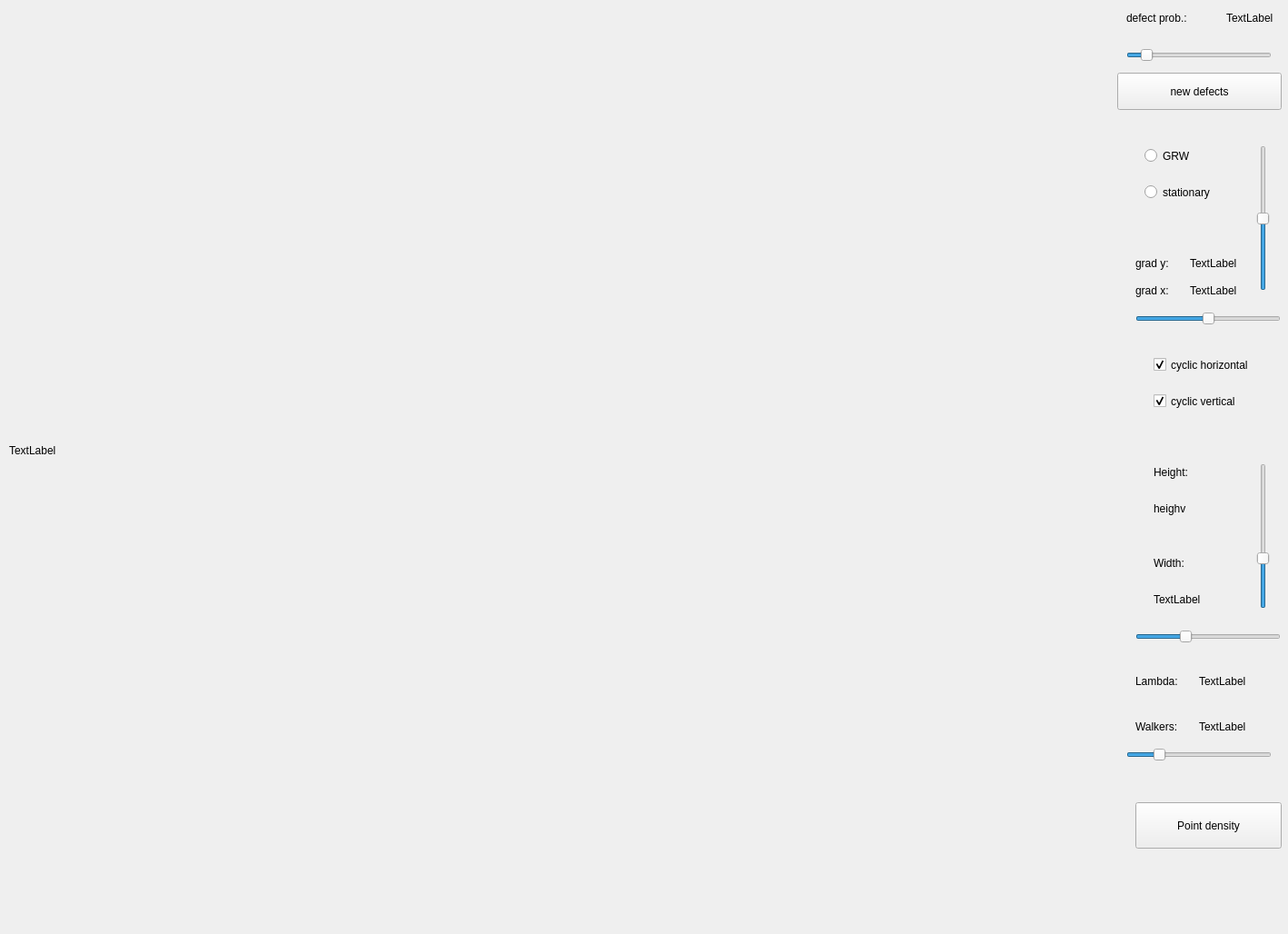
<?xml version="1.0" encoding="UTF-8"?>
<ui version="4.0">
 <class>MainWindow</class>
 <widget class="QMainWindow" name="MainWindow">
  <property name="geometry">
   <rect>
    <x>0</x>
    <y>0</y>
    <width>1418</width>
    <height>1028</height>
   </rect>
  </property>
  <property name="windowTitle">
   <string>MainWindow</string>
  </property>
  <widget class="QWidget" name="centralWidget">
   <widget class="QPushButton" name="pushButton">
    <property name="geometry">
     <rect>
      <x>1230</x>
      <y>80</y>
      <width>181</width>
      <height>41</height>
     </rect>
    </property>
    <property name="text">
     <string>new defects</string>
    </property>
   </widget>
   <widget class="QLabel" name="label">
    <property name="geometry">
     <rect>
      <x>10</x>
      <y>20</y>
      <width>1131</width>
      <height>951</height>
     </rect>
    </property>
    <property name="text">
     <string>TextLabel</string>
    </property>
   </widget>
   <widget class="QRadioButton" name="swMode">
    <property name="geometry">
     <rect>
      <x>1260</x>
      <y>160</y>
      <width>119</width>
      <height>23</height>
     </rect>
    </property>
    <property name="text">
     <string>GRW</string>
    </property>
    <property name="autoExclusive">
     <bool>false</bool>
    </property>
   </widget>
   <widget class="QRadioButton" name="stationary">
    <property name="geometry">
     <rect>
      <x>1260</x>
      <y>200</y>
      <width>119</width>
      <height>23</height>
     </rect>
    </property>
    <property name="text">
     <string>stationary</string>
    </property>
    <property name="autoExclusive">
     <bool>false</bool>
    </property>
   </widget>
   <widget class="QSlider" name="gradh">
    <property name="geometry">
     <rect>
      <x>1250</x>
      <y>340</y>
      <width>160</width>
      <height>22</height>
     </rect>
    </property>
    <property name="minimum">
     <number>-20</number>
    </property>
    <property name="maximum">
     <number>20</number>
    </property>
    <property name="singleStep">
     <number>1</number>
    </property>
    <property name="pageStep">
     <number>1</number>
    </property>
    <property name="value">
     <number>0</number>
    </property>
    <property name="sliderPosition">
     <number>0</number>
    </property>
    <property name="orientation">
     <enum>Qt::Horizontal</enum>
    </property>
   </widget>
   <widget class="QSlider" name="gradv">
    <property name="geometry">
     <rect>
      <x>1380</x>
      <y>160</y>
      <width>22</width>
      <height>160</height>
     </rect>
    </property>
    <property name="minimum">
     <number>-20</number>
    </property>
    <property name="maximum">
     <number>20</number>
    </property>
    <property name="pageStep">
     <number>1</number>
    </property>
    <property name="orientation">
     <enum>Qt::Vertical</enum>
    </property>
   </widget>
   <widget class="QSlider" name="defp">
    <property name="geometry">
     <rect>
      <x>1240</x>
      <y>50</y>
      <width>160</width>
      <height>22</height>
     </rect>
    </property>
    <property name="maximum">
     <number>100</number>
    </property>
    <property name="pageStep">
     <number>19</number>
    </property>
    <property name="value">
     <number>10</number>
    </property>
    <property name="orientation">
     <enum>Qt::Horizontal</enum>
    </property>
   </widget>
   <widget class="QSlider" name="walkers">
    <property name="geometry">
     <rect>
      <x>1240</x>
      <y>820</y>
      <width>160</width>
      <height>22</height>
     </rect>
    </property>
    <property name="maximum">
     <number>500</number>
    </property>
    <property name="pageStep">
     <number>100</number>
    </property>
    <property name="value">
     <number>100</number>
    </property>
    <property name="orientation">
     <enum>Qt::Horizontal</enum>
    </property>
   </widget>
   <widget class="QLabel" name="label_3">
    <property name="geometry">
     <rect>
      <x>1250</x>
      <y>790</y>
      <width>65</width>
      <height>19</height>
     </rect>
    </property>
    <property name="text">
     <string>Walkers:</string>
    </property>
   </widget>
   <widget class="QLabel" name="label_4">
    <property name="geometry">
     <rect>
      <x>1250</x>
      <y>740</y>
      <width>65</width>
      <height>19</height>
     </rect>
    </property>
    <property name="text">
     <string>Lambda:</string>
    </property>
   </widget>
   <widget class="QLabel" name="lambda">
    <property name="geometry">
     <rect>
      <x>1320</x>
      <y>740</y>
      <width>65</width>
      <height>19</height>
     </rect>
    </property>
    <property name="text">
     <string>TextLabel</string>
    </property>
   </widget>
   <widget class="QLabel" name="nb_walk">
    <property name="geometry">
     <rect>
      <x>1320</x>
      <y>790</y>
      <width>65</width>
      <height>19</height>
     </rect>
    </property>
    <property name="text">
     <string>TextLabel</string>
    </property>
   </widget>
   <widget class="QCheckBox" name="cych">
    <property name="geometry">
     <rect>
      <x>1270</x>
      <y>390</y>
      <width>141</width>
      <height>23</height>
     </rect>
    </property>
    <property name="text">
     <string>cyclic horizontal</string>
    </property>
    <property name="checked">
     <bool>true</bool>
    </property>
   </widget>
   <widget class="QCheckBox" name="cycv">
    <property name="geometry">
     <rect>
      <x>1270</x>
      <y>430</y>
      <width>141</width>
      <height>23</height>
     </rect>
    </property>
    <property name="text">
     <string>cyclic vertical</string>
    </property>
    <property name="checked">
     <bool>true</bool>
    </property>
   </widget>
   <widget class="QLabel" name="label_2">
    <property name="geometry">
     <rect>
      <x>1250</x>
      <y>310</y>
      <width>65</width>
      <height>19</height>
     </rect>
    </property>
    <property name="text">
     <string>grad x:</string>
    </property>
   </widget>
   <widget class="QLabel" name="label_5">
    <property name="geometry">
     <rect>
      <x>1250</x>
      <y>280</y>
      <width>65</width>
      <height>19</height>
     </rect>
    </property>
    <property name="text">
     <string>grad y:</string>
    </property>
   </widget>
   <widget class="QLabel" name="gradx">
    <property name="geometry">
     <rect>
      <x>1310</x>
      <y>280</y>
      <width>65</width>
      <height>19</height>
     </rect>
    </property>
    <property name="text">
     <string>TextLabel</string>
    </property>
   </widget>
   <widget class="QLabel" name="grady">
    <property name="geometry">
     <rect>
      <x>1310</x>
      <y>310</y>
      <width>65</width>
      <height>19</height>
     </rect>
    </property>
    <property name="text">
     <string>TextLabel</string>
    </property>
   </widget>
   <widget class="QSlider" name="width">
    <property name="geometry">
     <rect>
      <x>1250</x>
      <y>690</y>
      <width>160</width>
      <height>22</height>
     </rect>
    </property>
    <property name="minimum">
     <number>10</number>
    </property>
    <property name="maximum">
     <number>100</number>
    </property>
    <property name="value">
     <number>40</number>
    </property>
    <property name="orientation">
     <enum>Qt::Horizontal</enum>
    </property>
   </widget>
   <widget class="QLabel" name="label_6">
    <property name="geometry">
     <rect>
      <x>1240</x>
      <y>10</y>
      <width>101</width>
      <height>19</height>
     </rect>
    </property>
    <property name="text">
     <string>defect prob.:</string>
    </property>
   </widget>
   <widget class="QLabel" name="defpr">
    <property name="geometry">
     <rect>
      <x>1350</x>
      <y>10</y>
      <width>65</width>
      <height>19</height>
     </rect>
    </property>
    <property name="text">
     <string>TextLabel</string>
    </property>
   </widget>
   <widget class="QSlider" name="height">
    <property name="geometry">
     <rect>
      <x>1380</x>
      <y>510</y>
      <width>22</width>
      <height>160</height>
     </rect>
    </property>
    <property name="minimum">
     <number>10</number>
    </property>
    <property name="maximum">
     <number>100</number>
    </property>
    <property name="value">
     <number>40</number>
    </property>
    <property name="orientation">
     <enum>Qt::Vertical</enum>
    </property>
   </widget>
   <widget class="QLabel" name="label_7">
    <property name="geometry">
     <rect>
      <x>1270</x>
      <y>510</y>
      <width>65</width>
      <height>19</height>
     </rect>
    </property>
    <property name="text">
     <string>Height:</string>
    </property>
   </widget>
   <widget class="QLabel" name="heightv">
    <property name="geometry">
     <rect>
      <x>1270</x>
      <y>550</y>
      <width>65</width>
      <height>19</height>
     </rect>
    </property>
    <property name="text">
     <string>heighv</string>
    </property>
   </widget>
   <widget class="QLabel" name="label_9">
    <property name="geometry">
     <rect>
      <x>1270</x>
      <y>610</y>
      <width>65</width>
      <height>19</height>
     </rect>
    </property>
    <property name="text">
     <string>Width:</string>
    </property>
   </widget>
   <widget class="QLabel" name="widthv">
    <property name="geometry">
     <rect>
      <x>1270</x>
      <y>650</y>
      <width>65</width>
      <height>19</height>
     </rect>
    </property>
    <property name="text">
     <string>TextLabel</string>
    </property>
   </widget>
   <widget class="QPushButton" name="pointden">
    <property name="geometry">
     <rect>
      <x>1250</x>
      <y>883</y>
      <width>161</width>
      <height>51</height>
     </rect>
    </property>
    <property name="text">
     <string>Point density</string>
    </property>
   </widget>
  </widget>
 </widget>
 <layoutdefault spacing="6" margin="11"/>
 <resources/>
 <connections/>
</ui>
